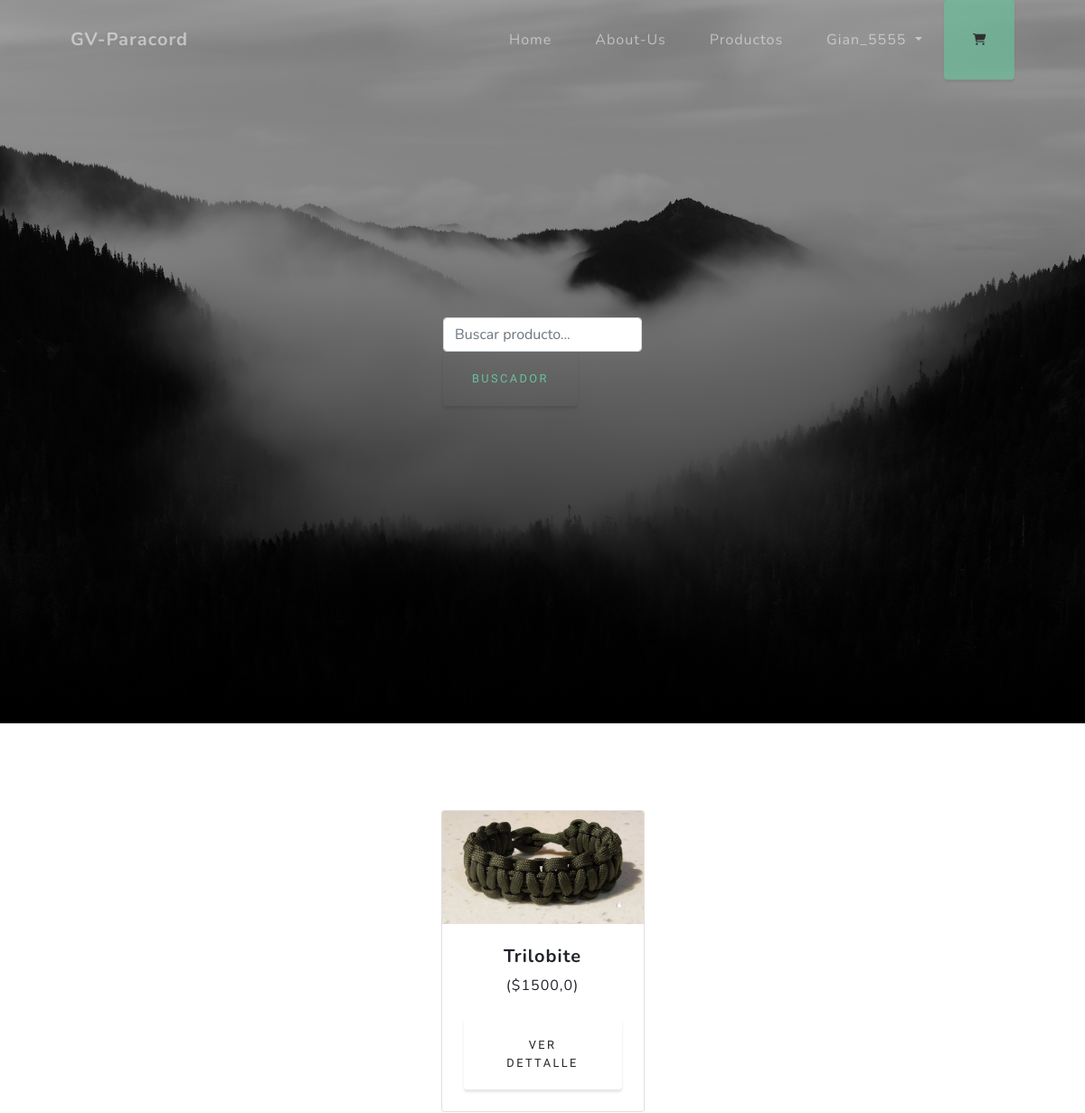
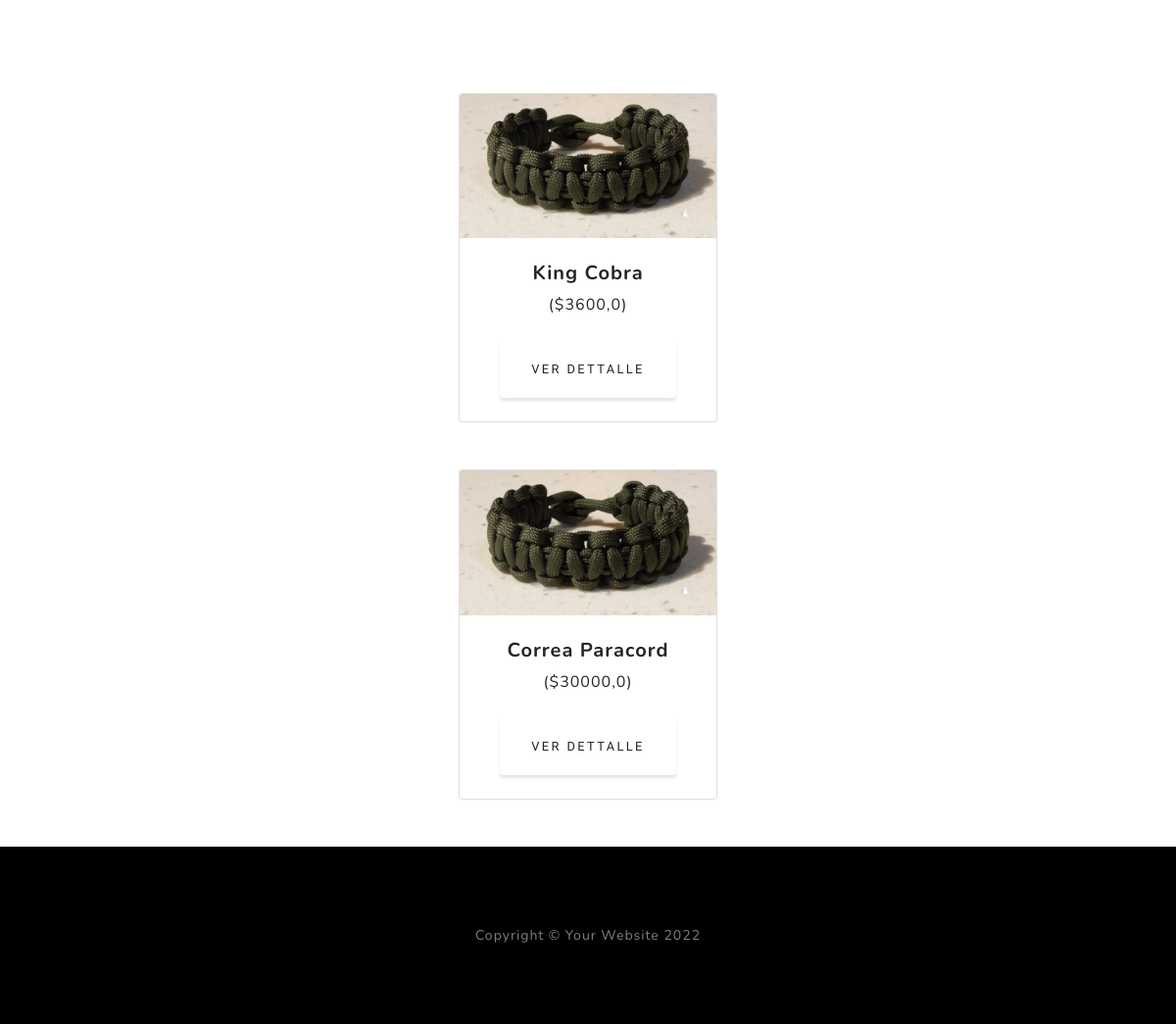
Screenshot of /products/ (signed in) with the database file from the repository (2 pictures, top to bottom).
### AppECP/models.py (models this page shows, shortened)
class Producto(models.Model):
	nombre = models.CharField(max_length=250, verbose_name='Nombre')
	encabezado = models.TextField(verbose_name='Encabezado')
	contenido = models.TextField(verbose_name='Contenido')
	image = models.ImageField(default='users/cobra.png',upload_to='producto/', null=True, blank=True, verbose_name='Imagen')
	precio = models.FloatField()
	creacion = models.DateField(verbose_name='Fecha de creación')
	category = models.ForeignKey(Categorias, on_delete=models.CASCADE, related_name='get_posts', verbose_name='Categoría')
	fabricante = models.ForeignKey(User, on_delete=models.CASCADE, related_name='get_posts', verbose_name='Fabricante')
	class Meta:
		verbose_name = 'Producto'
		verbose_name_plural = 'Productos'
		ordering = ['-creacion']

### AppECP/views.py (the view)
# urls.py: path('products/', products, name='products'),
@login_required
def products(request):
    producto = Producto.objects.all()
    page= request.GET.get('page', 1)
    try:
        paginator = Paginator(producto, 3)
        producto = paginator.page(page)
    except:
        raise Http404
    return render(request, 'AppECP/products.html', {'producto':producto, 'paginator':paginator})

### AppECP/templates/AppECP/products.html (shortened to what this page needs)
<!DOCTYPE html>
<html lang="en">
    <head>
        {% load static %}
        <link href="{% static 'css/styles.css'%}" rel="stylesheet" />
    </head>
    <body id="page-top">
        <nav class="navbar navbar-expand-lg navbar-light fixed-top" id="mainNav">
            <div class="container px-4 px-lg-5">
                <a class="navbar-brand" href="#page-top">GV-Paracord</a>
                <div class="collapse navbar-collapse" id="navbarResponsive">
                    <ul class="navbar-nav ms-auto">
                        <li class="nav-item"><a class="nav-link" href={% url 'home' %}>Home</a></li>
                        <li class="nav-item"><a class="nav-link" href={% url 'aboutus' %}>About-Us</a></li>
                        <li class="nav-item"><a class="nav-link" href={% url 'products' %}>Productos</a></li>
                        {% if request.user.is_authenticated %}
                        <li class="nav-item dropdown">
                            <a class="nav-link dropdown-toggle" href="#" role="button" data-bs-toggle="dropdown" aria-expanded="false">
                                {{ user.username}}
                            </a>
                          </li>
                        {% else %}
                        <li class="nav-item"><a class="nav-link" href={% url 'login' %}>Ingresar</a></li>
                        <li class="nav-item"><a class="nav-link" href={% url 'register' %}>Registrarse</a></li>
                        {% endif %}
                        <br>
                        {% if user.is_superuser or not user.is_authenticated %}
                        <button role="button" class="btn btn-success mr-3" disabled>
                            <i class="fas fa-shopping-cart"></i>
                        </button>
                        {% else %}
                        <button role="button" class="btn btn-success mr-3" href="{% url 'carrito_index' %}">
                            <i class="fas fa-shopping-cart"></i>
                        </button>
                        {% endif %}
                    </ul>
                </div>
            </div>
        </nav>
        <header class="masthead">
            <div class="container px-4 px-lg-5 d-flex h-100 align-items-center justify-content-center">
                <div class="d-flex justify-content-center">
                    <form action="{% url 'busquedaProducto' %}" method="GET" class="form-inline my-2 my-lg-0">
                        <input class="form-control mr-sm-4" name="texto" type="text" placeholder="Buscar producto...">
                        <button class="btn btn-outline-success my-2 my-sm-0" type="submit">Buscador</button>
                    </form>
                </div>
            </div>
        </header>
        <section class="py-5">{% csrf_token %}
            <div class="container px-4 px-lg-5 mt-5">
                {% for producto in producto %}
                <div class="row gx-4 gx-lg-5 row-cols-2 row-cols-md-3 row-cols-xl-4 justify-content-center">
                    <div class="col mb-5">
                        <div class="card h-100">
                            {% if producto.image %}
                            <img class="card-img-top" src={{ producto.image.url }} alt="..." />
                            {% endif %}
                            <div class="card-body p-4">
                                <div class="text-center">
                                    <h5 class="fw-bolder">{{producto.nombre}}</h5>
                                    (${{producto.precio}})
                                </div>
                            </div>
                            <div class="card-footer p-4 pt-0 border-top-0 bg-transparent">
                                <div class="text-center"><a class="btn btn-outline-dark mt-auto" href="{% url 'Detail' producto.id %}">Ver Dettalle</a></div>
                            </div>
                        </div>
                   </div>
                </div>
            </div>
        </section>
        {% endfor %}
        <footer class="footer bg-black small text-center text-white-50"><div class="container px-4 px-lg-5">Copyright &copy; Your Website 2022</div></footer>
    </body>
</html>

### rows the page displays
Producto: image (picture), nombre "Trilobite", precio "1500,0"
Producto: image (picture), nombre "King Cobra", precio "3600,0"
Producto: image (picture), nombre "Correa Paracord", precio "30000,0"

### other values shown
{{ user.username }} "Gian_5555"
